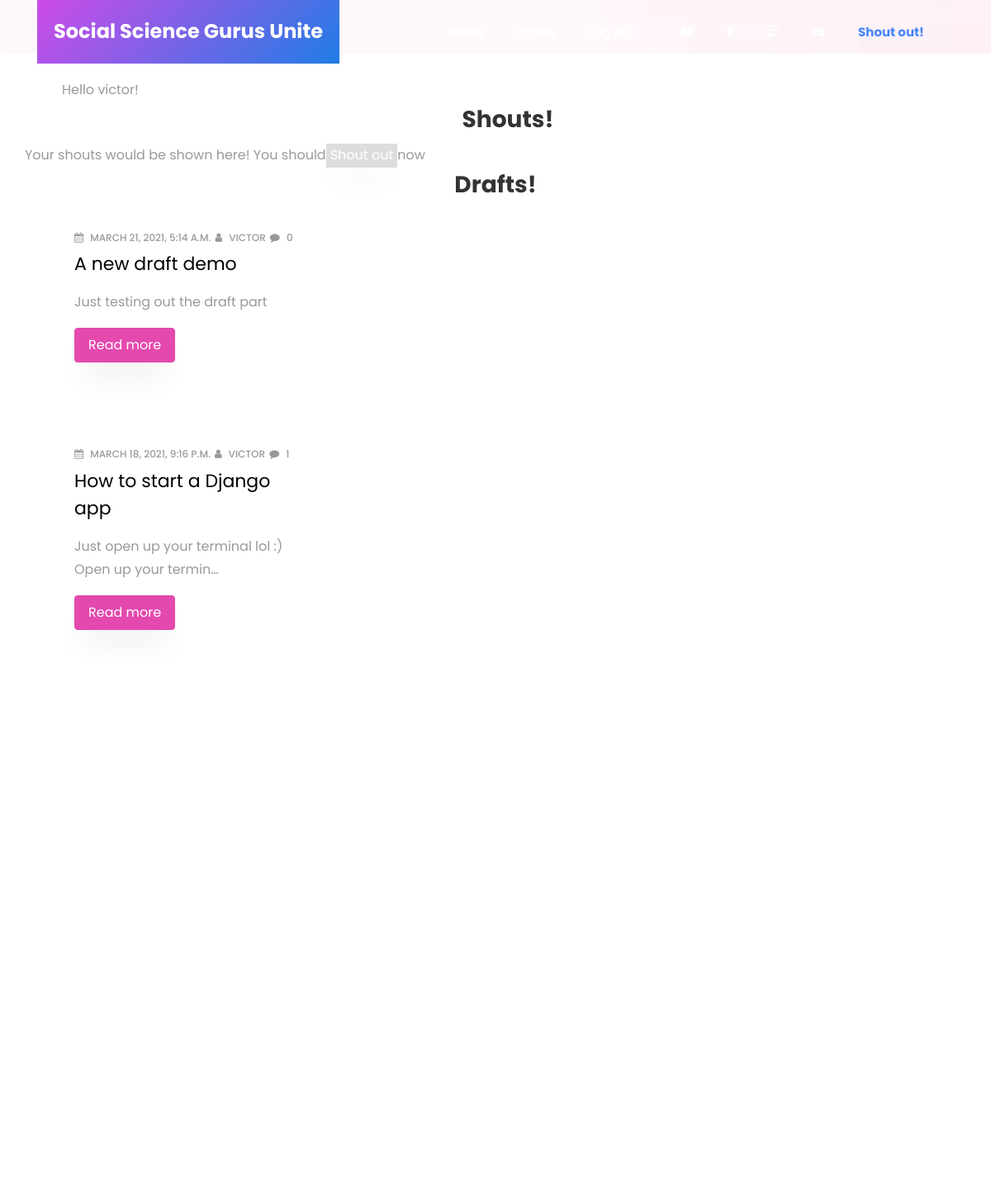
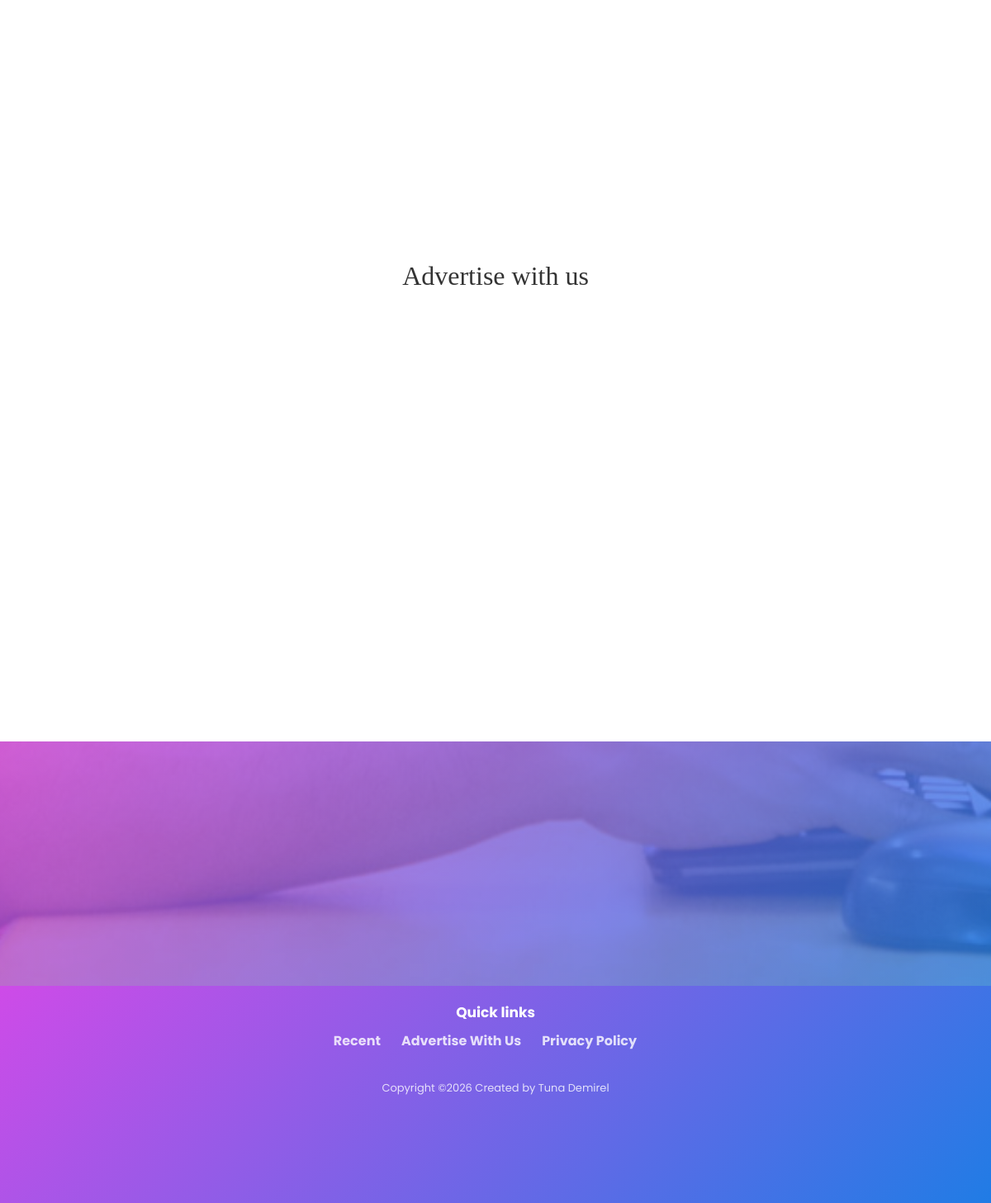
/213/2444376611987366/ (signed in), run on the app's committed database (2 pictures, top to bottom).
### Post/models.py (models this page shows, shortened)
class Post(models.Model):
    STATUS_CHOICES = (
        ('draft', 'Draft'),
        ('published', 'Published'),
    )
    title = models.CharField(max_length=255)
    slug = models.SlugField(max_length=255, unique_for_date='published', blank=True)
    detail = models.TextField()
    author = models.ForeignKey(User, null=True, on_delete=models.SET_NULL, related_name='posts')
    status = models.CharField(choices=STATUS_CHOICES, max_length=10, default='draft')
    published = models.DateTimeField(auto_now_add=True)
    updated = models.DateTimeField(auto_now=True)
    attachment = models.FileField(
        upload_to='post_attachments/',
        blank=True,
        null=True,
        validators=[FileExtensionValidator(['pdf', 'doc', 'docx', 'mp3', 'mp4'])],
    )
    tags = TaggableManager()
    class Meta:
        ordering = ('-published',)

### Post/views.py (the view)
# urls.py: path('213/2444376611987366/', views.profile, name="profile"),
@login_required
def profile(request):
    drafts = request.user.posts.filter(status="draft")
    shouts = request.user.posts.filter(status="published")
    context = {"drafts":drafts, "shouts":shouts}
    return render(request, "post/profile.html", context)

### Main/templates/post/profile.html (shortened to what this page needs)
{% extends 'base.html' %}
{% load static %}
{% block content %}
    <section class="hero-wrap" style="height: 65px; background-image: url({% static 'images/background.jpg' %});">
    </section>
    <section>
    <div class="container">
      <div style="margin: 30px 0px 0px 30px;">
        Hello {{ user.username }}!
        <h3 style="font-weight:bold; text-align:center;">Shouts!</h3>
      </div>
      <div class="row d-flex">
            {% if shouts %}
                {% for post in shouts %}
                <div class="col-lg-4 ftco-animate">
                    <div class="blog-entry">
                        <div class="text d-block">
                            <div class="meta">
                                <p>
                                    <span style="margin-right:2px;"><span class="fa fa-calendar mr-2"></span>{{ post.published }}</span>
                                    <span style="margin-right:2px;"><span class="fa fa-user mr-2"></span>{{ post.author }}</span>
                                    <span style="margin-right:2px;"><span class="fa fa-comment mr-2"></span>{{ post.comment_set.count }}</span>
                                </p>
                            </div>
                            <h3 class="heading"><a href="{% url 'post:detail' pk=post.id slug=post.slug %}">{{ post.title }}</a></h3>
                            <p>{{ post.detail|truncatechars:55 }}</p>
                            <p><a href="{% url 'post:detail' pk=post.id slug=post.slug %}" class="btn btn-secondary py-2 px-3">Read more</a></p>
                        </div>
                    </div>
                    </div>
                {% endfor %}
            {% else %}
                Your shouts would be shown here! You should  <a href="{% url 'post:create' %}" class="btn" style="border-radius:0px; color:white; background:#ddd; padding:1px 4px;">Shout out</a> now
            {% endif %}
        </div>
    <div>
      <div>
        <h3 style="font-weight:bold; text-align:center;">Drafts!</h3>
      </div>
            {% if drafts %}
                {% for post in drafts %}
                <div class="col-lg-4 ftco-animate">
                    <div class="blog-entry">
                        <div class="text d-block">
                            <div class="meta">
                                <p>
                                    <span style="margin-right:2px;"><span class="fa fa-calendar mr-2"></span>{{ post.published }}</span>
                                    <span style="margin-right:2px;"><span class="fa fa-user mr-2"></span>{{ post.author }}</span>
                                    <span style="margin-right:2px;"><span class="fa fa-comment mr-2"></span>{{ post.comment_set.count }}</span>
                                </p>
                            </div>
                            <h3 class="heading"><a href="{% url 'post:detail' pk=post.id slug=post.slug %}">{{ post.title }}</a></h3>
                            <p>{{ post.detail|truncatechars:55 }}</p>
                            <p><a href="{% url 'post:detail' pk=post.id slug=post.slug %}" class="btn btn-secondary py-2 px-3">Read more</a></p>
                        </div>
                    </div>
                    </div>
                {% endfor %}
            {% else %}
                Your drafts would be saved here!
            {% endif %}
          </div>
  </div>
    </section>
{% endblock %}

### Main/templates/base.html (shortened to what this page needs)
{% load static %}
<!DOCTYPE html>
<html lang="en">
<head>
    <link rel="stylesheet" href="https://stackpath.bootstrapcdn.com/font-awesome/4.7.0/css/font-awesome.min.css">
    <link rel="stylesheet" href="{% static 'css/animate.css' %}">
    <link rel="stylesheet" href="{% static 'css/owl.carousel.min.css' %}">
    <link rel="stylesheet" href="{% static 'css/owl.theme.default.min.css' %}">
    <link rel="stylesheet" href="{% static 'css/magnific-popup.css' %}">
    <link rel="stylesheet" href="{% static 'css/bootstrap-datepicker.css' %}">
    <link rel="stylesheet" href="{% static 'css/jquery.timepicker.css' %}">
    <link rel="stylesheet" href="{% static 'css/flaticon.css' %}">
    <link rel="stylesheet" href="{% static 'css/style.css' %}">
</head>
<body>
 <nav class="navbar navbar-expand-lg navbar-dark ftco_navbar bg-dark ftco-navbar-light" id="ftco-navbar">
   <div class="container">
     <a class="navbar-brand" href="{% url 'post:home' %}"><span>Social Science Gurus Unite</span></a>
   <div class="collapse navbar-collapse" id="ftco-nav">
       <ul class="navbar-nav ml-auto">
         <li class="nav-item"><a href="{% url 'post:home' %}" class="nav-link">Home</a></li>
         {% if not user.is_authenticated %}
            <li class="nav-item"><a href="{% url 'account_login' %}" class="nav-link">Sign in</a></li>
            <li class="nav-item"><a href="{% url 'account_signup' %}" class="nav-link">Sign up</a></li>
         {% else %}
            <li class="nav-item"><a href="{% url 'post:profile' %}" class="nav-link">Profile</a></li>
            <li class="nav-item"><a href="{% url 'account_logout' %}" class="nav-link">Log out</a></li>
         {% endif %}
         <li class="nav-item" style="display:flex; align-items:center; padding:0 0.5rem;">
         </li>
         <li class="nav-item">
           <a class="nav-link" href="https://www.youtube.com/@SocialScienceGurusUnite" target="_blank" rel="noopener" aria-label="YouTube">
             <i class="fa fa-youtube-play" aria-hidden="true"></i>
           </a>
         </li>
         <li class="nav-item">
           <a class="nav-link" href="https://www.facebook.com/profile.php?id=61586189946674" target="_blank" rel="noopener" aria-label="Facebook">
             <i class="fa fa-facebook" aria-hidden="true"></i>
           </a>
         </li>
         <li class="nav-item">
           <a class="nav-link" href="https://twitch.tv/socialsciencegurusunite" target="_blank" rel="noopener" aria-label="Twitch">
             <i class="fa fa-twitch" aria-hidden="true"></i>
           </a>
         </li>
         <li class="nav-item">
           <a class="nav-link" href="https://discord.gg/a2SDuXyV" target="_blank" rel="noopener" aria-label="Discord" title="Discord">
           </a>
         </li>
         <li class="nav-item"><a href="{% url 'post:create' %}" style="color:#4986fc; font-weight:bold;" class="nav-link">Shout out!</a></li>
     </ul>
 </div>
</div>
</nav>
{% block content %}
{% endblock %}
<section class="ftco-section services-section">
  <div class="container" id="advertise">
        <h2 class="mb-4" style="text-align:center; font-family:monaspace;">Advertise with us</h2>
    <div class="row d-flex">
 <div class="col-md-6">
     <div class="row">
</div>
</div>
</div>
</div>
</section>
<section class="ftco-section ftco-counter img" id="section-counter" style="background-image: url({%static 'images/bg_4.jpg' %});">
 <div class="overlay"></div>
 <div class="container">
    <div class="row">
</div>
</div>
</section>
<footer class="ftco-footer ftco-no-pt">
  <div class="container">
      <div style="padding-bottom: 20px;"></div>
      <h2 class="ftco-heading-2" style="font-weight:bold; text-align:center;">Quick links</h2>
      <ul class="list-unstyled" style="display:flex; justify-content:center;">
        <li style="display:inline; margin-right:25px; font-weight:bold;"><a href="{% url 'post:home' %}#recent" class="">Recent</a></li>
        <li style="display:inline; margin-right:25px; font-weight:bold;"><a href="{% url 'advert:advert' %}" class="">Advertise With Us</a></li>
        <li style="display:inline; margin-right:25px; font-weight:bold;"><a href="{% url 'privacy_policy' %}" class="">Privacy Policy</a></li>
    </ul>
  </div>
  <p class="text-center" style="margin-top:30px; font-size:13px;">
      Copyright &copy;<script>document.write(new Date().getFullYear());</script> Created by <a href="https://www.linkedin.com/in/tuna-demirel-0693a0207/" target="_blank">Tuna Demirel</a>
  </p>
</footer>
</body>
</html>

### data on the page
Post: published "MARCH 21, 2021, 5:14 A.M.", author "VICTOR", comment_set.count "0", title "A new draft demo", detail "Just testing out the draft part"
Post: published "MARCH 18, 2021, 9:16 P.M.", author "VICTOR", comment_set.count "1", title "How to start a Django app", detail "Just open up your terminal lol :) Open up your termin…"

### other printed values
{{ user.username }} "victor"
